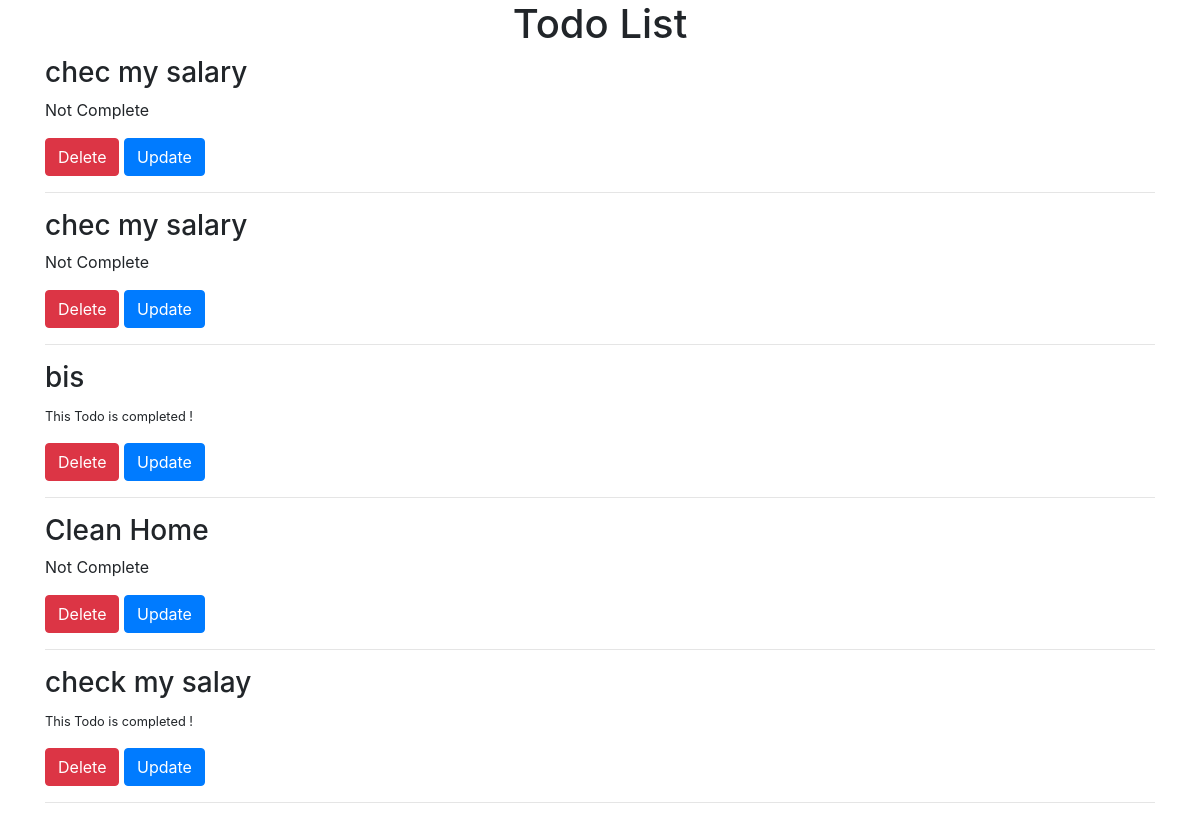
Before: /todo with the older database file.
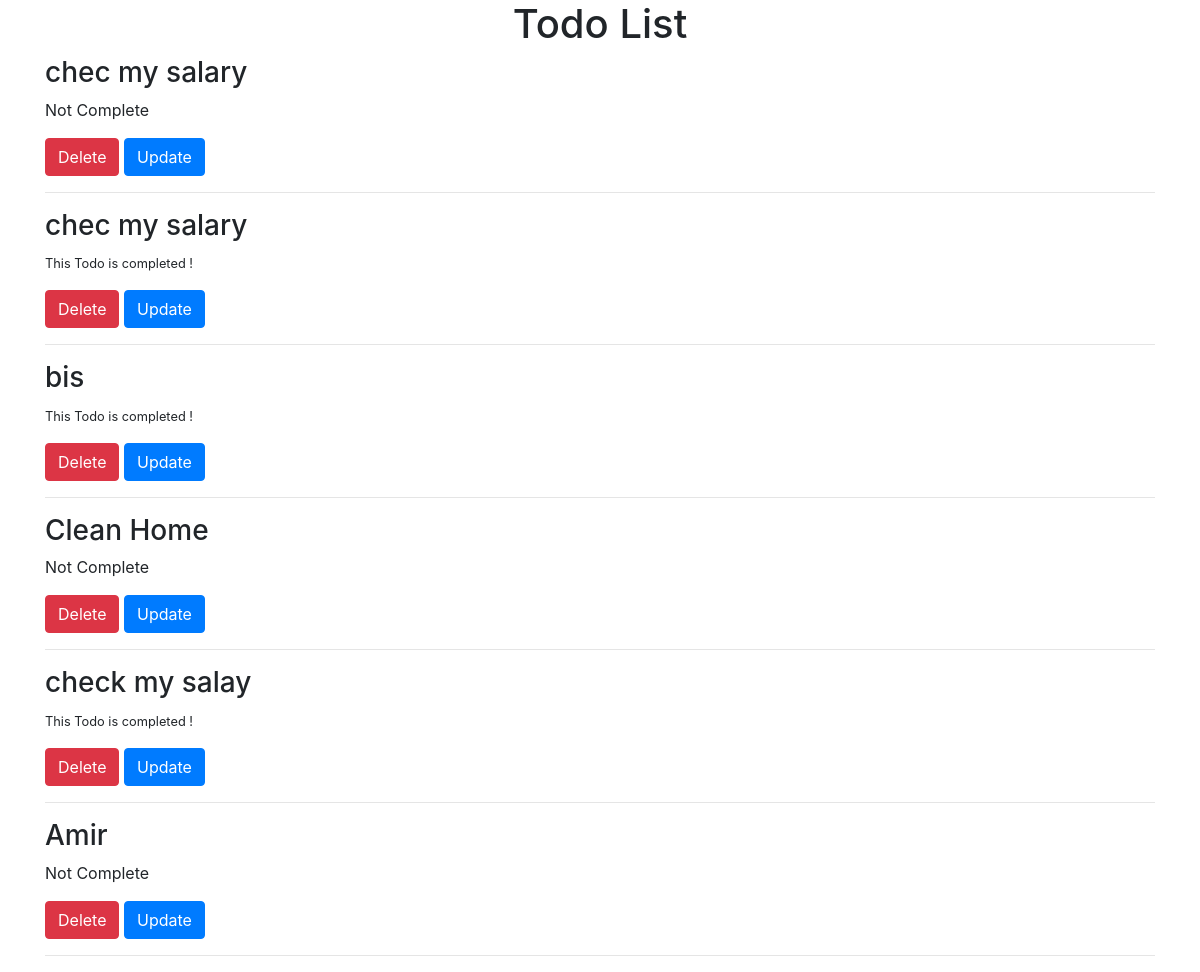
After: the same page with the newer database file.
### project/models.py (models this page shows)
class Todo(db.Model):
    __tablename__='todo'
    id       = db.Column(db.Integer, primary_key=True)
    title    = db.Column(db.Text, nullable=False)
    complete = db.Column(db.Boolean)

### project/routes.py (the view)
@app.route('/todo')
def todo():
    todo = Todo.query.all()
    return render_template('todo.html', todo=todo)

### project/templates/todo.html (shortened to what this page needs)
{% extends 'base.html' %}
{% block content %}
<center><h1> Todo List </h1> </center>
{% for t in todo %}
    <h3> {{  t.title  }}</h3>
    {% if t.complete == False %}
        <p> Not Complete </p>
    {% elif t.complete == True %}
        <small>This Todo is completed !</small>
    {% endif %}
    <a class="btn btn-danger" href="/delete/{{ t.id }}">Delete</a>
    <a class="btn btn-primary" href="/update/{{ t.id }}">Update</a>
    <hr>
    {% endfor %}
{% endblock %}

### project/templates/base.html (shortened to what this page needs)
<!DOCTYPE html>
<html lang="en">
<head>
    <link rel="stylesheet" href="https://cdn.jsdelivr.net/npm/bootstrap@4.5.3/dist/css/bootstrap.min.css">
</head>
<body>
    <div class="container">
        {% block content %}
        {% endblock %}
    </div>
</body>
</html>

Changed rows visible on the page:
changed Todo (number 2 of 6 on the later page): complete "Not Complete" → "This Todo is completed !"
added Todo: title "Amir", complete "Not Complete"
